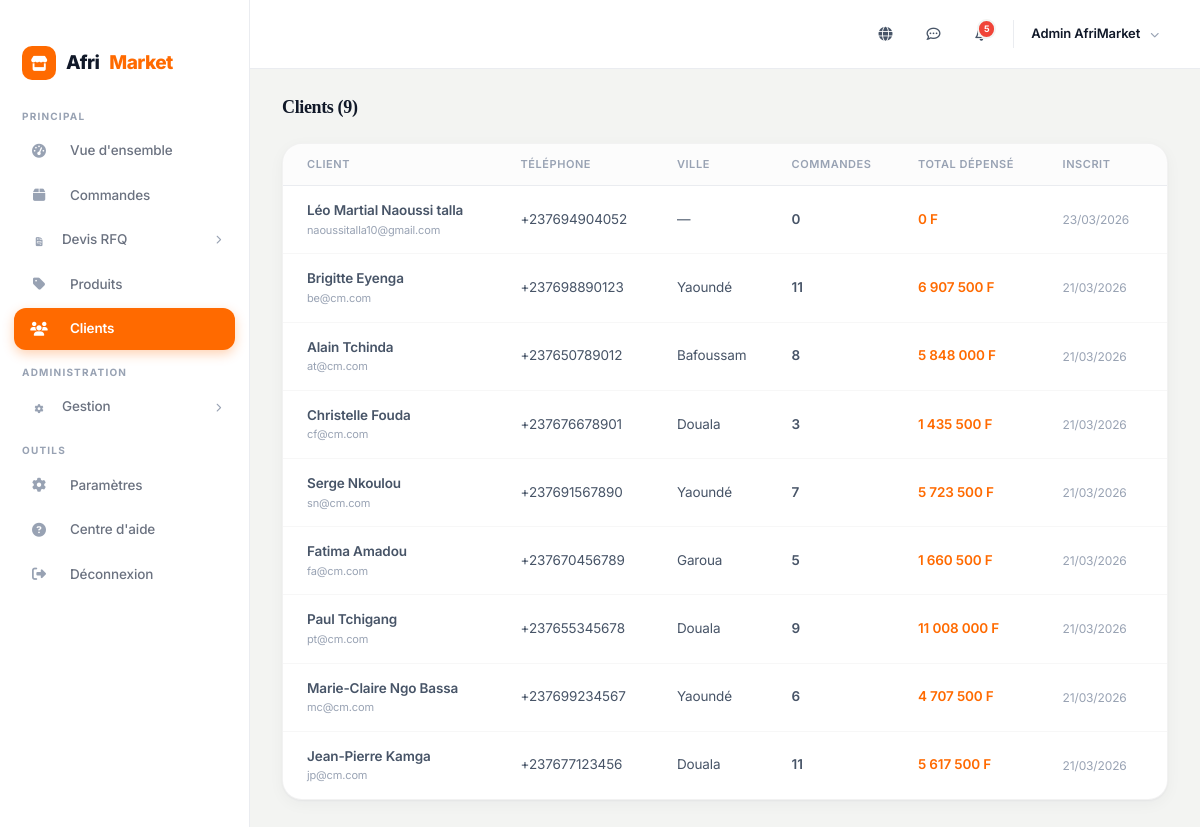
Before: /fr/dashboard/clients/ (signed in) with the older database file.
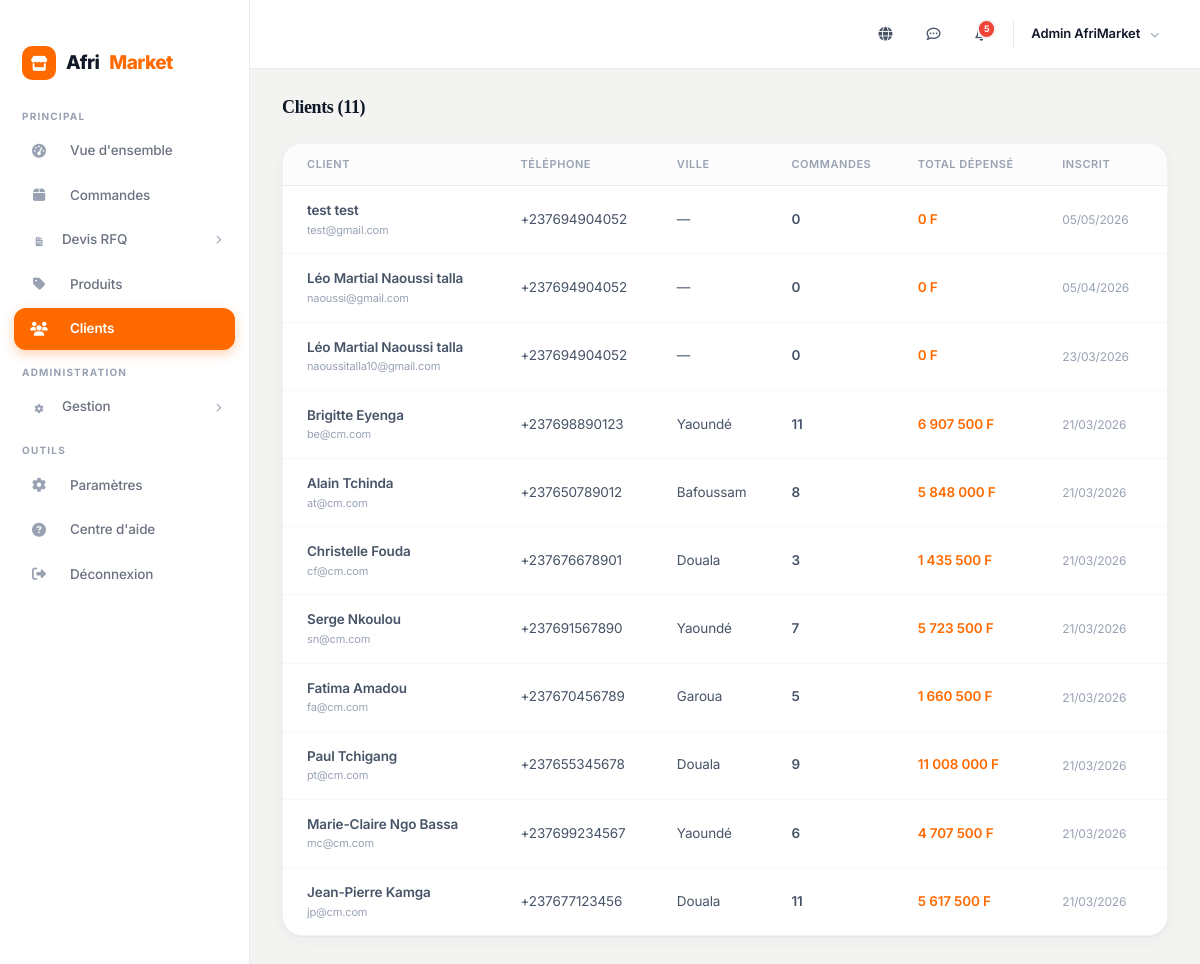
After: the same page with the newer database file.
### accounts/models.py (models this page shows, shortened)
class User(AbstractUser):
    ROLE_CHOICES = [
        ('buyer', 'Acheteur'),
        ('seller', 'Vendeur'),
        ('admin', 'Administrateur'),
    ]
    role = models.CharField(max_length=10, choices=ROLE_CHOICES, default='buyer')
    phone = models.CharField(max_length=20, blank=True)
    avatar = models.ImageField(upload_to='avatars/', blank=True, null=True)
    address = models.TextField(blank=True)
    city = models.CharField(max_length=100, blank=True)
    country = models.CharField(max_length=100, default='Cameroun')
    is_verified = models.BooleanField(default=False)
    @property
    def is_seller(self):
        return self.role == 'seller'
    @property
    def display_name(self):
        return self.get_full_name() or self.username

### dashboard/views.py (the view)
# urls.py: path('clients/', views.dash_customers, name='customers'),
@login_required
@seller_or_admin_required
def dash_customers(request):
    if request.user.is_seller and hasattr(request.user, 'store'):
        customers = User.objects.filter(
            orders__items__product__store__owner=request.user
        ).distinct().annotate(
            order_count=Count('orders', filter=Q(orders__items__product__store__owner=request.user), distinct=True),
            total_spent=Sum('orders__total_amount', filter=Q(orders__items__product__store__owner=request.user))
        ).order_by('-date_joined')
    else:
        customers = User.objects.filter(role='buyer').annotate(
            order_count=Count('orders'), total_spent=Sum('orders__total_amount')
        ).order_by('-date_joined')
    return render(request, 'dashboard/customers.html', {
        'customers': customers,
        'total': customers.count(),
        'new_30d': customers.filter(date_joined__gte=timezone.now() - timedelta(days=30)).count(),
    })

### cart/context_processors.py (called while the page is built)
def cart_context(request):
    cart = get_cart(request)
    count = sum(item.get('quantity', 0) for item in cart.values())
    total = sum(item.get('price', 0) * item.get('quantity', 0) for item in cart.values())
    return {'cart_count': count, 'cart_total': total}

### cart/utils.py (called while the page is built, shortened)
def get_cart(request):
    if request.user.is_authenticated:
        cart = {}
        return cart
    return request.session.get('cart', {})

### catalog/context_processors.py (called while the page is built)
def categories_context(request):
    wishlist_count = 0
    if request.user.is_authenticated:
        wishlist_count = Wishlist.objects.filter(user=request.user).count()
    return {
        'nav_categories': Category.objects.filter(parent__isnull=True, is_active=True).prefetch_related('children')[:10],
        'wishlist_count': wishlist_count,
    }

### templates/dashboard/customers.html (shortened to what this page needs)
{% extends 'dashboard/base.html' %}{% load humanize %}
{% block dash %}
<div class="dash-header"><h1>Clients ({{ customers|length }})</h1></div>
<div class="dash-card"><div class="dash-table-responsive"><table class="dash-table"><thead><tr><th>Client</th><th>Téléphone</th><th>Ville</th><th>Commandes</th><th>Total dépensé</th><th>Inscrit</th></tr></thead><tbody>
{% for c in customers %}<tr><td><div style="font-weight:600;">{{ c.display_name }}</div><div style="font-size:11px;color:var(--dash-text3);">{{ c.email }}</div></td><td>{{ c.phone|default:"—" }}</td><td>{{ c.city|default:"—" }}</td><td style="font-weight:600;">{{ c.order_count }}</td><td style="font-weight:600;color:var(--dash-accent);">{{ c.total_spent|default:0|intcomma }} F</td><td style="font-size:12px;color:var(--dash-text3);">{{ c.date_joined|date:"d/m/Y" }}</td></tr>{% empty %}<tr><td colspan="6" style="text-align:center;padding:3rem;"><div style="font-size:48px;margin-bottom:12px;opacity:.3;">👥</div><div style="color:var(--dash-text3);font-size:14px;">Aucun client</div></td></tr>{% endfor %}
</tbody></table></div></div>
{% endblock %}

Changed rows visible on the page:
added User: display_name "test test", email "test@gmail.com", phone "+237694904052", city "—", order_count "0", total_spent "0", date_joined "05/05/2026"
added User: display_name "Léo Martial Naoussi talla", email "naoussi@gmail.com", phone "+237694904052", city "—", order_count "0", total_spent "0", date_joined "05/04/2026"
Other visible differences:
{{ customers|length }}: "9" → "11"
